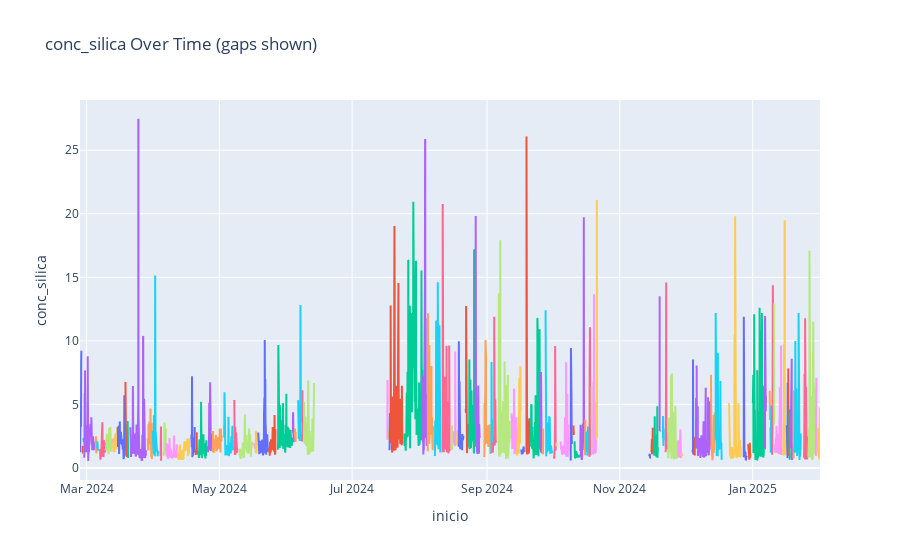

Notebook source saved alongside this figure:
### Markdown cell above
## Exploratory data analysis

### Code cell
plot_time_series_with_gaps(df_clean,'inicio','conc_silica')
